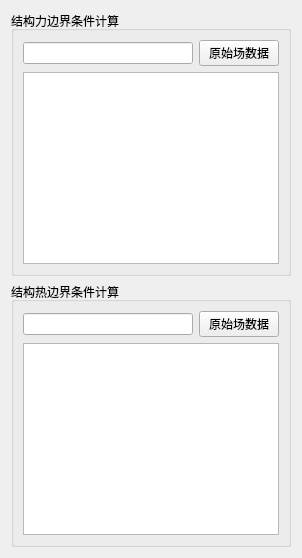
             <widget class="QWidget" name="page_10">
              <layout class="QVBoxLayout" name="verticalLayout_35">
               <item>
                <widget class="QGroupBox" name="groupBox_35">
                 <property name="title">
                  <string>结构力边界条件计算</string>
                 </property>
                 <layout class="QVBoxLayout" name="verticalLayout_34">
                  <item>
                   <layout class="QHBoxLayout" name="horizontalLayout_55">
                    <item>
                     <widget class="QLineEdit" name="lineEdit_21"/>
                    </item>
                    <item>
                     <widget class="QPushButton" name="pushButton_54">
                      <property name="text">
                       <string>原始场数据</string>
                      </property>
                     </widget>
                    </item>
                   </layout>
                  </item>
                  <item>
                   <widget class="QTableWidget" name="tableWidget_7"/>
                  </item>
                 </layout>
                </widget>
               </item>
               <item>
                <widget class="QGroupBox" name="groupBox_34">
                 <property name="title">
                  <string>结构热边界条件计算</string>
                 </property>
                 <layout class="QVBoxLayout" name="verticalLayout_33">
                  <item>
                   <layout class="QHBoxLayout" name="horizontalLayout_54">
                    <item>
                     <widget class="QLineEdit" name="lineEdit_20"/>
                    </item>
                    <item>
                     <widget class="QPushButton" name="pushButton_53">
                      <property name="text">
                       <string>原始场数据</string>
                      </property>
                     </widget>
                    </item>
                   </layout>
                  </item>
                  <item>
                   <widget class="QTableWidget" name="tableWidget_6"/>
                  </item>
                 </layout>
                </widget>
               </item>
              </layout>
             </widget>
